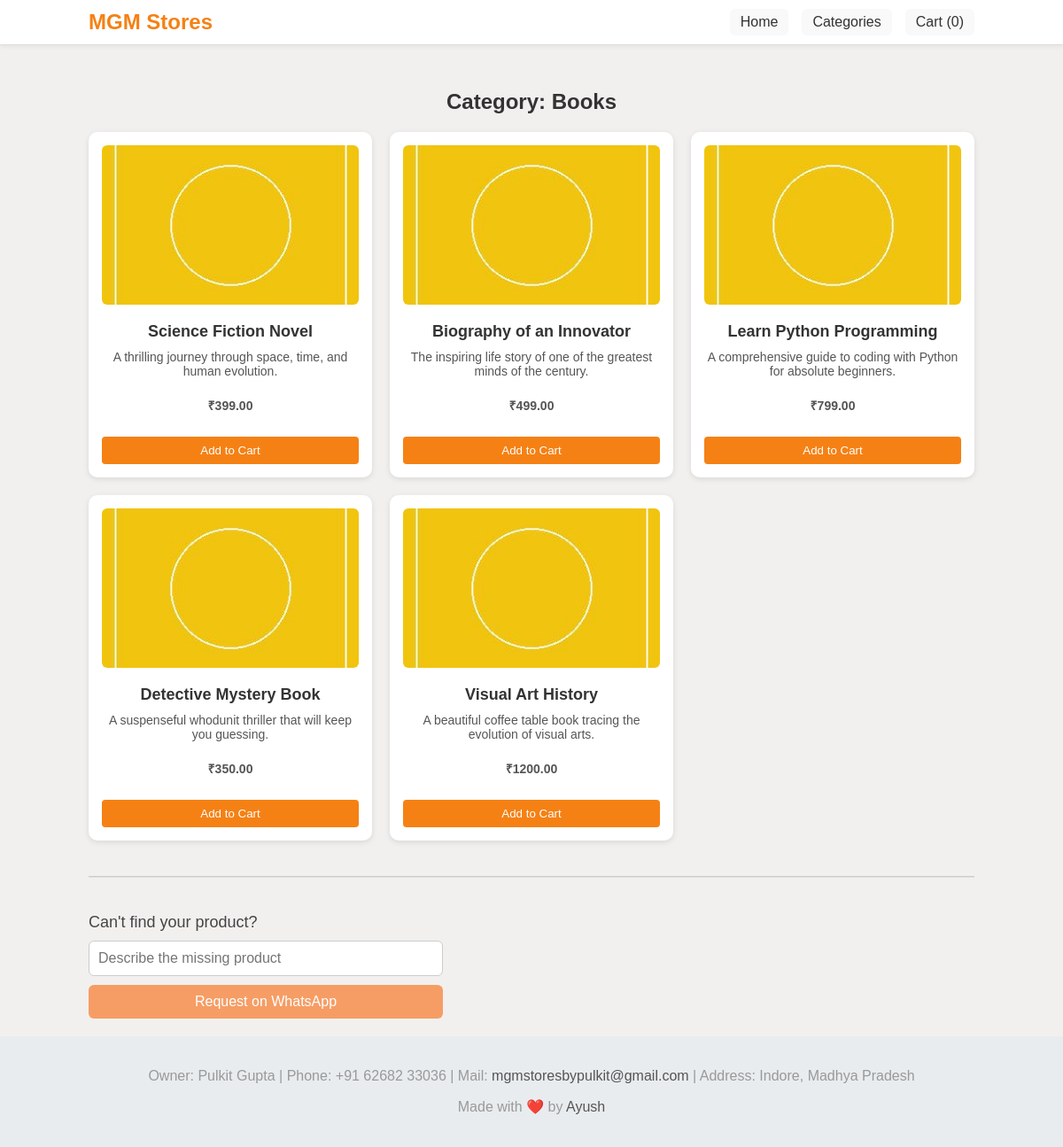
The app's page /category/books/ with its own data.
### store/models.py (models this page shows, shortened)
class Category(models.Model):
    name = models.CharField(max_length=100)
    slug = models.SlugField(unique=True, blank=True)
    prepopulated_fields = {'slug': ['name']}
    class Meta:
        ordering = ['name']

class Product(models.Model):
    name = models.CharField(max_length=100)
    price = models.DecimalField(max_digits=10, decimal_places=2)
    description = models.TextField()
    image = models.ImageField(upload_to='products/')
    category = models.ForeignKey(Category, on_delete=models.CASCADE)

### store/views.py (the view)
# urls.py: path('category/<slug:slug>/', views.category_detail, name='category_detail'),
def category_detail(request, slug):
    category = get_object_or_404(Category, slug=slug)
    products = Product.objects.filter(category=category)
    return render(request, 'category_detail.html', {'category': category, 'products': products})

### store/templates/category_detail.html (shortened to what this page needs)
{% extends 'base.html' %}
{% block content %}
<h2 class="page-heading">Category: {{ category.name }}</h2>
{% if products %}
<div class="product-grid">
    {% for product in products %}
    <div class="product-card">
        <img src="{{ product.image.url }}" alt="{{ product.name }}">
        <h3>{{ product.name }}</h3>
        <p>{{ product.description }}</p>
        <p class="price">₹{{ product.price|floatformat:2 }}</p>
        <button onclick="addToCart({{ product.id }})" class="add-to-cart-btn">Add to Cart</button>
    </div>
    {% endfor %}
</div>
{% else %}
<p>No products found in this category.</p>
{% endif %}
<hr class="divider">
<h4 class="missing-heading">Can't find your product?</h4>
<form action="https://wa.me/919999999999" method="get" target="_blank" class="missing-product-form">
    <input type="text" name="text" placeholder="Describe the missing product" required>
    <button type="submit">Request on WhatsApp</button>
</form>
{% endblock %}

### store/static/css/style.css (style rules this page uses)
html, body { font-family: Arial, sans-serif; background-color: #F2F0EF; margin: 0; padding: 0; color: #333; max-height: 100vh; height: 100%; display: flex; flex-direction: column; }
.missing-product-form { display: flex; flex-direction: column; max-width: 400px; gap: 10px; }
.missing-product-form input[type="text"] { padding: 10px; border: 1px solid #ccc; border-radius: 6px; font-size: 1rem; }
.missing-product-form button { background-color: #F69D65; color: white; border: none; padding: 10px; font-size: 1rem; border-radius: 6px; cursor: pointer; transition: background-color 0.2s ease-in-out; }
.page-heading { font-size: 24px; margin-bottom: 20px; font-weight: 600; color: #333; }
.divider { margin: 40px 0; border: none; border-top: 1px solid #ccc; }
.missing-heading { font-size: 18px; margin-bottom: 10px; font-weight: 500; color: #444; }
.product-grid { display: grid; grid-template-columns: repeat(auto-fit, minmax(250px, 1fr)); gap: 20px; margin-top: 20px; }
.product-card { background-color: white; padding: 15px; border-radius: 10px; text-align: center; box-shadow: 0 2px 6px rgba(0, 0, 0, 0.1); height: 360px; display: flex; flex-direction: column; justify-content: space-between; }
.product-card img { width: 100%; height: 180px; object-fit: cover; border-radius: 6px; margin-bottom: 10px; }
.product-card h3 { font-size: 18px; margin: 10px 0 5px; }
.product-card p { font-size: 14px; color: #555; margin: 5px 0; flex-grow: 1; }
.price { font-weight: bold; color: #222; margin: 8px 0; }
.add-to-cart-btn { background-color: #f58114; color: white; padding: 8px 15px; margin-top: 10px; border: none; border-radius: 4px; cursor: pointer; transition: opacity 0.3s ease; }
h2 { text-align: center; margin: 30px 0 20px; font-size: 28px; color: #333; }
hr { border: none; height: 1px; background-color: #e0e0e0; margin: 10px 0 30px; }
p { text-align: center; color: #999; font-size: 16px; }

### records on screen
Category: name "Books"
Product: image (picture), name "Science Fiction Novel", description "A thrilling journey through space, time, and human evolution.", price "399.00"
Product: image (picture), name "Biography of an Innovator", description "The inspiring life story of one of the greatest minds of the century.", price "499.00"
Product: image (picture), name "Learn Python Programming", description "A comprehensive guide to coding with Python for absolute beginners.", price "799.00"
Product: image (picture), name "Detective Mystery Book", description "A suspenseful whodunit thriller that will keep you guessing.", price "350.00"
Product: image (picture), name "Visual Art History", description "A beautiful coffee table book tracing the evolution of visual arts.", price "1200.00"

### other values on screen
{{ request.session.cart|length }} "0"
